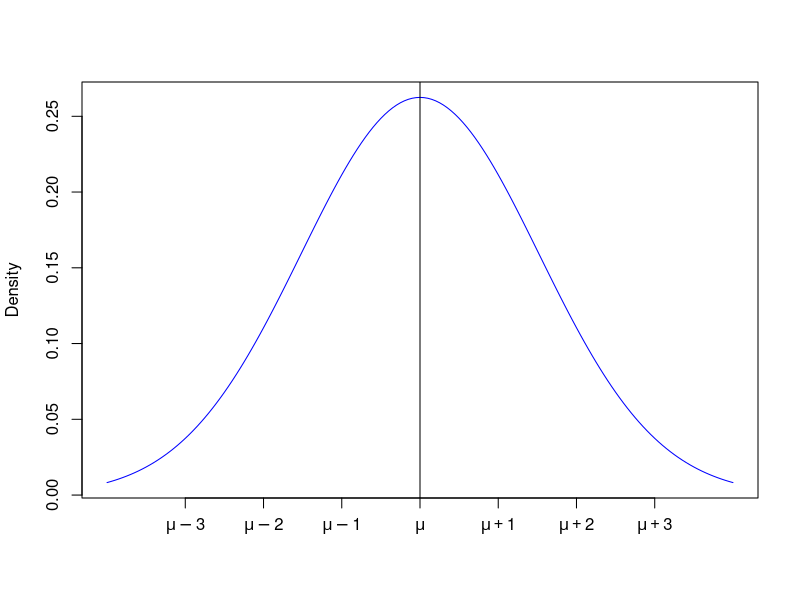
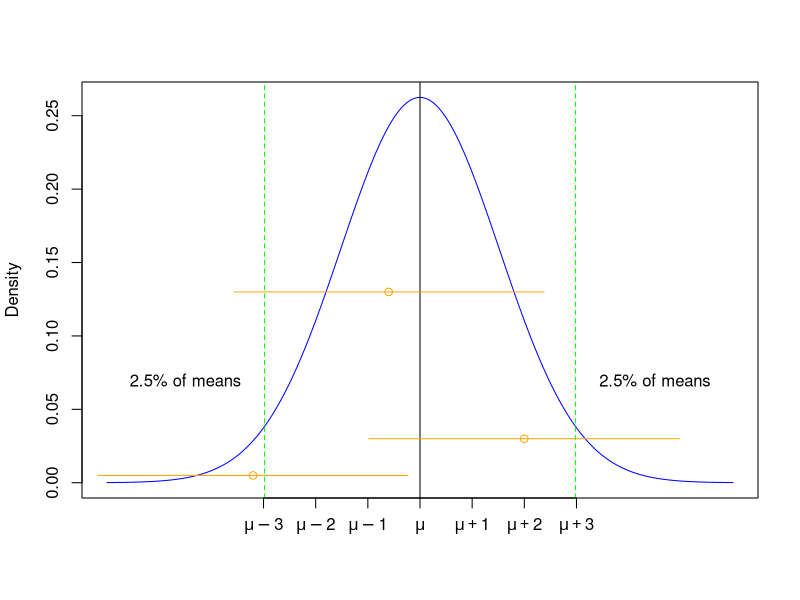

Recreate these plots in R, in order.
# Labels for the graph
lab1 <- expression(mu - 3)
lab2 <- expression(mu - 2)
lab3 <- expression(mu - 1)
lab4 <- expression(mu)
lab5 <- expression(mu + 1)
lab6 <- expression(mu + 2)
lab7 <- expression(mu + 3)

# Plot a normal distribution centred around a value "mu" with an unspecified dispersion
options(repr.plot.width=5, repr.plot.height=5)
plot(seq(-4, 4, by=.05), xaxt="none",  xlab=" ", ylab="Density", 
     dnorm(seq(-4, 4, by=.05), 0, 1.52), col="blue", type = "l")
abline(v=0, col="black")
axis(1, seq(-3, 3, by=1), labels=c(lab1, lab2, lab3, lab4, lab5, lab6, lab7))

options(repr.plot.width=5, repr.plot.height=5)
plot(seq(-6, 6, by=.05), xaxt="none",  xlab=" ", ylab="Density", 
     dnorm(seq(-6, 6, by=.05), 0, 1.52), col="blue", type = "l")
abline(v=0, col="black")
abline(v=c(-2.98, 2.98), col="green", lty=2)
axis(1, seq(-3, 3, by=1), labels=c(lab1, lab2, lab3, lab4, lab5, lab6, lab7))
lines(seq(-6.17, -0.22, by=.02), rep(0.005, 298), col="orange")
lines(seq(-3.56, 2.38, by=.02), rep(0.13, 298), col="orange")
lines(seq(-0.98, 4.98, by=.02), rep(0.03, 299), col="orange")
points(c(-3.2, -0.6, 2), c(0.005, 0.13, 0.03), col = "orange")
text(4.5, 0.07, "2.5% of means")
text(-4.5, 0.07, "2.5% of means")
